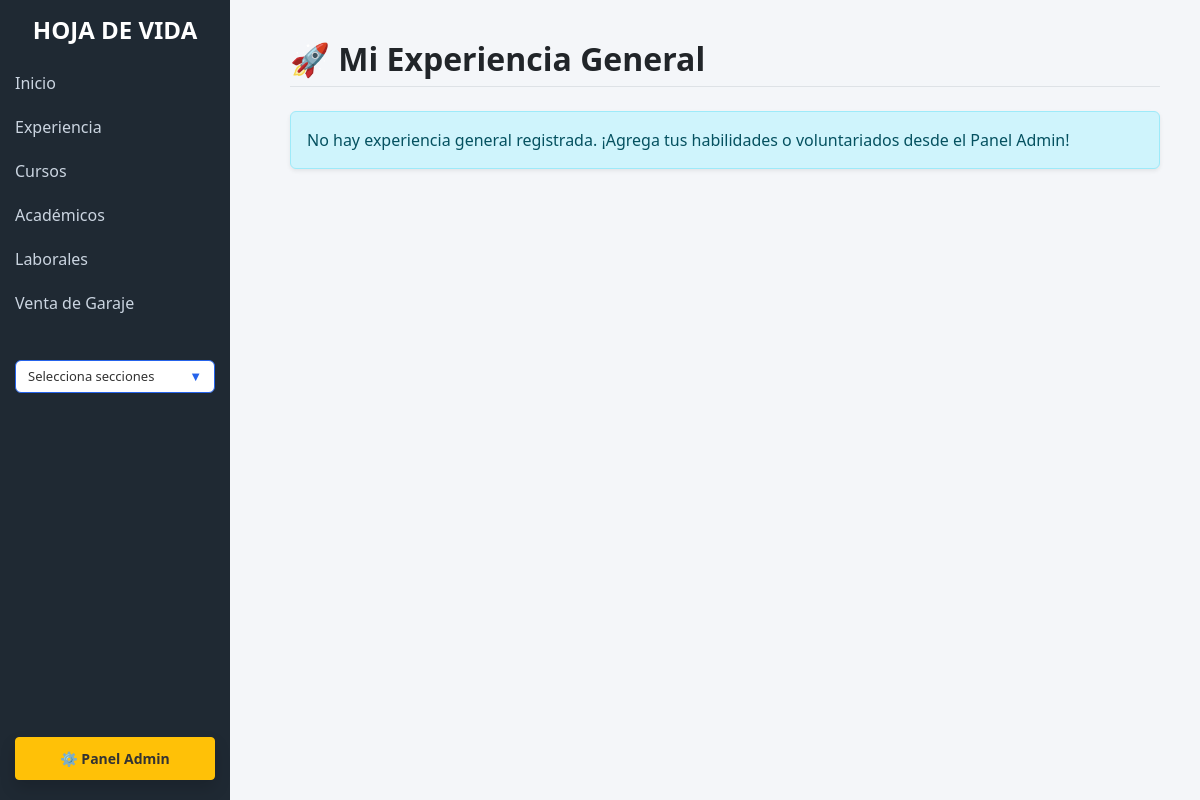
The app's page /experiencia/, older data.
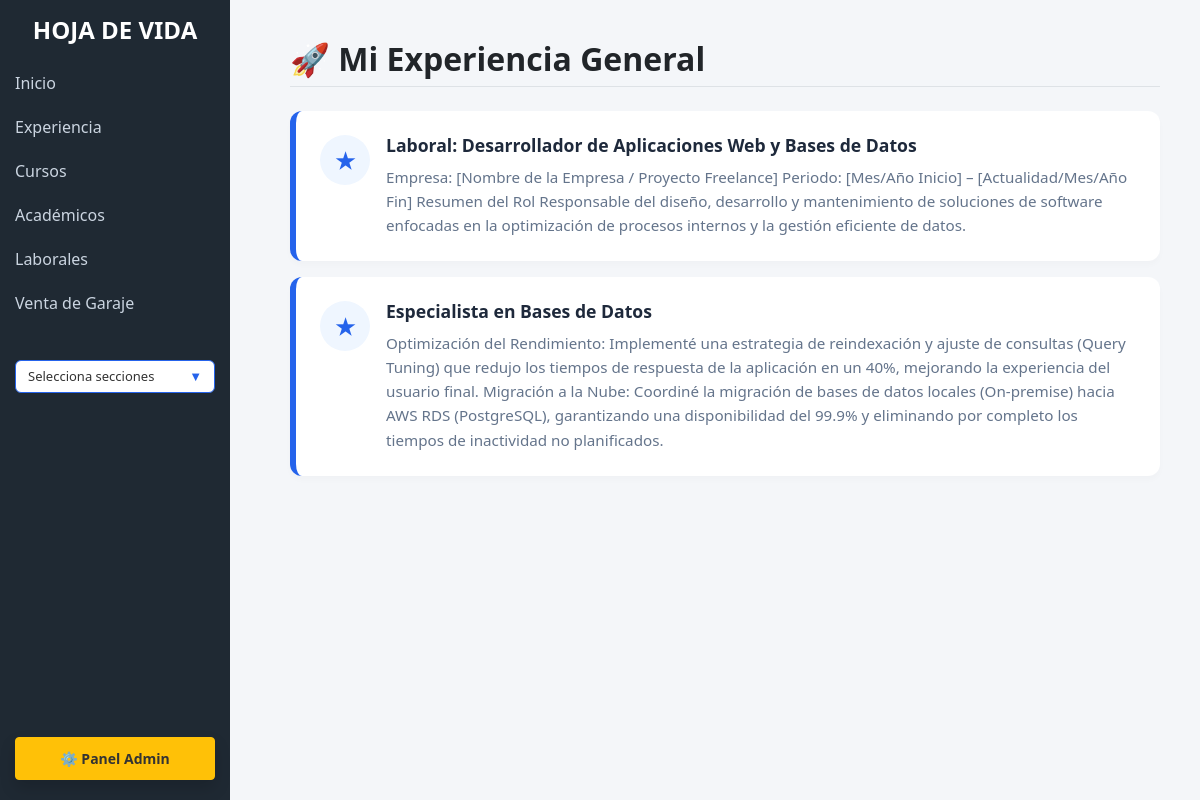
The same page, newer data.
### perfil/models.py (models this page shows, shortened)
class ExperienciaGeneral(models.Model):
    tipo = models.CharField(max_length=100) # Ej: Prácticas, Voluntariado
    descripcion = models.TextField()

### perfil/views.py (the view)
# urls.py: path('experiencia/', views.experiencia, name='experiencia'),
def experiencia(request):
    experiencias = ExperienciaGeneral.objects.all()
    return render(request, 'experiencia.html', {'experiencias': experiencias})

### perfil/templates/experiencia.html (shortened to what this page needs)
{% load static %}
<!DOCTYPE html>
<html lang="es">
<head>
    <link href="https://cdn.jsdelivr.net/npm/bootstrap@5.3.2/dist/css/bootstrap.min.css" rel="stylesheet">
</head>
<body>
<div class="sidebar">
    <h4 class="text-center mt-3 fw-bold">HOJA DE VIDA</h4>
    <div class="mt-2">
        <a href="{% url 'home' %}">Inicio</a>
        <a href="{% url 'experiencia' %}">Experiencia</a>
        <a href="{% url 'cursos' %}">Cursos</a>
        <a href="{% url 'academicos' %}">Académicos</a>
        <a href="{% url 'laborales' %}">Laborales</a>
        <a href="{% url 'venta_garaje' %}">Venta de Garaje</a>
    </div>
    <div style="padding: 15px; margin-top: 20px;">
        <button class="btn w-100 d-flex justify-content-between align-items-center" type="button" data-bs-toggle="collapse" data-bs-target="#menuDescarga" aria-expanded="false" style="background: white; color: #333; border: 1px solid #2563eb; font-size: 13px;">
            Selecciona secciones <span style="color:#2563eb;">▼</span>
        </button>
    </div>
    <div style="padding: 0 15px; margin-top: auto; margin-bottom: 20px;">
        <a href="/admin" target="_blank" class="btn btn-warning w-100 btn-sm fw-bold shadow" style="color: #333;">⚙️ Panel Admin</a>
    </div>
</div>
<div class="content">
    <h2 class="mb-4 fw-bold text-dark border-bottom pb-2">🚀 Mi Experiencia General</h2>
    <div class="row">
        {% for x in experiencias %}
        <div class="col-12 mb-3">
            <div class="card p-4 card-experiencia">
                <div class="d-flex align-items-start gap-3">
                    <div class="icon-circle">
                        ★
                    </div>
                    <div>
                        <h5 class="titulo-exp mb-2">{{ x.tipo }}</h5>
                        <p class="desc-exp mb-0 text-break">{{ x.descripcion }}</p>
                    </div>
                </div>
            </div>
        </div>
        {% empty %}
        <div class="col-12">
            <div class="alert alert-info shadow-sm">
                No hay experiencia general registrada. ¡Agrega tus habilidades o voluntariados desde el Panel Admin!
            </div>
        </div>
        {% endfor %}
    </div>
</div>
</body>
</html>

Row changes from the older to the newer data that the page shows:
added ExperienciaGeneral: tipo "Laboral: Desarrollador de Aplicaciones Web y Bases de Datos", descripcion "Empresa: [Nombre de la Empresa / Proyecto Freelance] Periodo: [Mes/Año Inicio] – [Actualidad/Mes/Año Fin] Resumen del Rol Responsable del diseño, desarrollo y mantenimiento de soluciones de software enfocadas en la optimización de procesos internos y la gestión eficiente de datos."
added ExperienciaGeneral: tipo "Especialista en Bases de Datos", descripcion "Optimización del Rendimiento: Implementé una estrategia de reindexación y ajuste de consultas (Query Tuning) que redujo los tiempos de respuesta de la aplicación en un 40%, mejorando la experiencia del usuario final. Migración a la Nube: Coordiné la migración de bases de datos locales (On-premise) hacia AWS RDS (PostgreSQL), garantizando una disponibilidad del 99.9% y eliminando por completo los tiempos de inactividad no planificados."
Text that changed along with them:
text no longer shown: "No hay experiencia general registrada. ¡Agrega tus habilidades o voluntariados desde el Panel Admin!"
